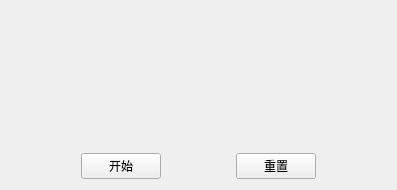
<?xml version="1.0" encoding="UTF-8"?>
<ui version="4.0">
 <class>Timer</class>
 <widget class="QWidget" name="Timer">
  <property name="geometry">
   <rect>
    <x>0</x>
    <y>0</y>
    <width>397</width>
    <height>190</height>
   </rect>
  </property>
  <property name="windowTitle">
   <string>Form</string>
  </property>
  <layout class="QHBoxLayout" name="horizontalLayout_2">
   <item>
    <layout class="QVBoxLayout" name="verticalLayout">
     <item>
      <widget class="TimerWidget" name="timerWidget" native="true">
       <property name="sizePolicy">
        <sizepolicy hsizetype="Preferred" vsizetype="Expanding">
         <horstretch>0</horstretch>
         <verstretch>0</verstretch>
        </sizepolicy>
       </property>
      </widget>
     </item>
     <item>
      <layout class="QHBoxLayout" name="horizontalLayout">
       <item>
        <spacer name="horizontalSpacer_2">
         <property name="orientation">
          <enum>Qt::Orientation::Horizontal</enum>
         </property>
         <property name="sizeHint" stdset="0">
          <size>
           <width>40</width>
           <height>20</height>
          </size>
         </property>
        </spacer>
       </item>
       <item>
        <widget class="QPushButton" name="btn_startpause">
         <property name="text">
          <string>开始</string>
         </property>
        </widget>
       </item>
       <item>
        <spacer name="horizontalSpacer">
         <property name="orientation">
          <enum>Qt::Orientation::Horizontal</enum>
         </property>
         <property name="sizeHint" stdset="0">
          <size>
           <width>40</width>
           <height>20</height>
          </size>
         </property>
        </spacer>
       </item>
       <item>
        <widget class="QPushButton" name="btn_reset">
         <property name="text">
          <string>重置</string>
         </property>
        </widget>
       </item>
       <item>
        <spacer name="horizontalSpacer_3">
         <property name="orientation">
          <enum>Qt::Orientation::Horizontal</enum>
         </property>
         <property name="sizeHint" stdset="0">
          <size>
           <width>40</width>
           <height>20</height>
          </size>
         </property>
        </spacer>
       </item>
      </layout>
     </item>
    </layout>
   </item>
  </layout>
 </widget>
 <customwidgets>
  <customwidget>
   <class>TimerWidget</class>
   <extends>QWidget</extends>
   <header location="global">timerwidget.h</header>
   <container>1</container>
  </customwidget>
 </customwidgets>
 <resources/>
 <connections/>
</ui>
